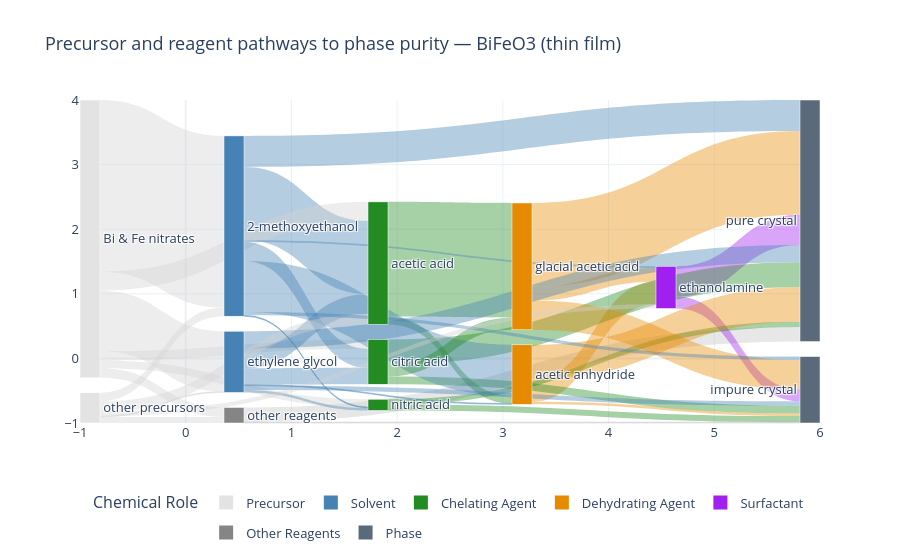

Source (notebook cell):
### Markdown cell above
### Figure 3a | Sankey diagram of precursor and reagent choice vs. phase purity outcome

### Code cell
# FIGURE 3a — Sankey: precursor and reagent choice vs. phase purity outcome

import plotly.graph_objects as go
from collections import defaultdict

target_formula = TARGET_FORMULA
target_form    = TARGET_FORM

filtered_data = [
    d for d in records
    if d.get("protocol", {}).get("target", {}).get("material_formula") == target_formula and
    d.get("protocol", {}).get("target", {}).get("material_form", "").lower() == target_form and
    any(p.get("material_formula") for p in d.get("protocol", {}).get("metal_precursors", [])) and
    d.get("phase_purity", {}).get("classification") in ["Pure", "Impure"]   # excludes "Insufficient info"
]

nodes = [
    "Bi & Fe nitrates", "other precursors",              # Precursors (0,1)
    "2-methoxyethanol", "ethylene glycol",               # Solvents (2,3)
    "citric acid", "acetic acid", "nitric acid",         # Chelating (4,5,6)
    "acetic anhydride", "glacial acetic acid",           # Dehydrating (7,8)
    "ethanolamine",                                      # Surfactant (9)
    "other reagents",                                    # Consolidated Other (10)
    "pure crystal", "impure crystal"                     # Phase (11,12)
]

LEGEND_COLORS = {
    "Precursor": "#e3e3e3",
    "Solvent": "#4682b4",
    "Chelating Agent": "#228b22",
    "Dehydrating Agent": "#e68a00",
    "Surfactant": "#a020f0",
    "Other Reagents": "#858585",
    "Phase": "#5A6A7A"
}

node_colors = [
    LEGEND_COLORS["Precursor"], LEGEND_COLORS["Precursor"],
    LEGEND_COLORS["Solvent"], LEGEND_COLORS["Solvent"],
    LEGEND_COLORS["Chelating Agent"], LEGEND_COLORS["Chelating Agent"], LEGEND_COLORS["Chelating Agent"],
    LEGEND_COLORS["Dehydrating Agent"], LEGEND_COLORS["Dehydrating Agent"],
    LEGEND_COLORS["Surfactant"],
    LEGEND_COLORS["Other Reagents"],
    LEGEND_COLORS["Phase"], LEGEND_COLORS["Phase"]
]

link_color_map = {
    0: "rgba(211, 211, 211, 0.4)", 1: "rgba(211, 211, 211, 0.4)",
    2: "rgba(70, 130, 180, 0.4)",  3: "rgba(70, 130, 180, 0.4)",
    4: "rgba(34, 139, 34, 0.4)",   5: "rgba(34, 139, 34, 0.4)", 6: "rgba(34, 139, 34, 0.4)",
    7: "rgba(230, 138, 0, 0.4)",   8: "rgba(230, 138, 0, 0.4)",
    9: "rgba(160, 32, 240, 0.4)",
    10: "rgba(176, 176, 176, 0.3)"
}

def get_idx(name): return nodes.index(name)
sankey_map = defaultdict(int)

for entry in filtered_data:
    is_nitrate = any("NO3" in comp.get("species", {})
                     for p in entry.get("protocol", {}).get("metal_precursors", [])
                     for comp in p.get("composition", []))
    p_node = "Bi & Fe nitrates" if is_nitrate else "other precursors"

    cids = {r.get("pubchem_CID") for r in entry.get("protocol", {}).get("reagents", []) if r.get("pubchem_CID")}

    s_node = "2-methoxyethanol" if 8019 in cids else "ethylene glycol" if 174 in cids else None
    c_node = "citric acid" if 311 in cids else "acetic acid" if 176 in cids else "nitric acid" if 944 in cids else None
    d_node = "acetic anhydride" if 7918 in cids else "glacial acetic acid" if 176 in cids else None
    a_node = "ethanolamine" if 700 in cids else None

    outcome = "pure crystal" if entry.get("phase_purity", {}).get("classification") == "Pure" else "impure crystal"

    path = [s_node, c_node, d_node, a_node]
    active_nodes = [node for node in path if node is not None]

    if not active_nodes:
        sankey_map[(p_node, "other reagents")] += 1
        sankey_map[("other reagents", outcome)] += 1
    else:
        current = p_node
        for next_node in active_nodes:
            sankey_map[(current, next_node)] += 1
            current = next_node
        sankey_map[(current, outcome)] += 1

sources, targets, values, link_colors = [], [], [], []
for (src, tgt), val in sankey_map.items():
    s_idx = get_idx(src)
    sources.append(s_idx)
    targets.append(get_idx(tgt))
    values.append(val)
    link_colors.append(link_color_map.get(s_idx, "rgba(200, 200, 200, 0.2)"))

fig = go.Figure()
fig.add_trace(go.Sankey(
    node=dict(pad=15, thickness=20, line=dict(color="white", width=0.5), label=nodes, color=node_colors),
    link=dict(source=sources, target=targets, value=values, color=link_colors)
))

for label, color in LEGEND_COLORS.items():
    fig.add_trace(go.Scatter(x=[None], y=[None], mode='markers',
        marker=dict(size=14, color=color, symbol='square'),
        legendgroup=label, showlegend=True, name=label))

fig.update_layout(
    title_text=f"Precursor and reagent pathways to phase purity — {target_formula} ({target_form})",
    font_size=13, template="plotly_white",
    legend=dict(title="Chemical Role", orientation="h", y=-0.2, x=0.5, xanchor="center")
)

fig.show()

### Figure 1 — Plotly figure (JSON) as saved in the notebook; plotly's stock layout.template omitted (floating-point values rounded to 4 significant figures)
{"data": [{"link": {"color": ["rgba(211, 211, 211, 0.4)", "rgba(70, 130, 180, 0.4)", "rgba(34, 139, 34, 0.4)", "rgba(230, 138, 0, 0.4)", "rgba(211, 211, 211, 0.4)", "rgba(176, 176, 176, 0.3)", "rgba(211, 211, 211, 0.4)", "rgba(70, 130, 180, 0.4)", "rgba(34, 139, 34, 0.4)", "rgba(230, 138, 0, 0.4)", "rgba(160, 32, 240, 0.4)", "rgba(230, 138, 0, 0.4)", "rgba(160, 32, 240, 0.4)", "rgba(211, 211, 211, 0.4)", "rgba(70, 130, 180, 0.4)", "rgba(34, 139, 34, 0.4)", "rgba(34, 139, 34, 0.4)", "rgba(211, 211, 211, 0.4)", "rgba(211, 211, 211, 0.4)", "rgba(34, 139, 34, 0.4)", "rgba(70, 130, 180, 0.4)", "rgba(70, 130, 180, 0.4)", "rgba(230, 138, 0, 0.4)", "rgba(70, 130, 180, 0.4)", "rgba(230, 138, 0, 0.4)", "rgba(211, 211, 211, 0.4)", "rgba(70, 130, 180, 0.4)", "rgba(211, 211, 211, 0.4)", "rgba(211, 211, 211, 0.4)", "rgba(34, 139, 34, 0.4)", "rgba(70, 130, 180, 0.4)", "rgba(211, 211, 211, 0.4)", "rgba(70, 130, 180, 0.4)", "rgba(70, 130, 180, 0.4)", "rgba(34, 139, 34, 0.4)", "rgba(70, 130, 180, 0.4)", "rgba(211, 211, 211, 0.4)", "rgba(70, 130, 180, 0.4)", "rgba(176, 176, 176, 0.3)", "rgba(230, 138, 0, 0.4)", "rgba(70, 130, 180, 0.4)"], "source": [0, 2, 5, 8, 1, 10, 1, 2, 5, 7, 9, 8, 9, 0, 3, 4, 4, 0, 0, 6, 3, 2, 7, 3, 8, 0, 2, 1, 1, 4, 2, 0, 3, 2, 6, 3, 1, 2, 10, 7, 3], "target": [2, 5, 8, 11, 10, 11, 2, 11, 7, 9, 11, 9, 12, 3, 4, 11, 12, 4, 6, 11, 11, 7, 11, 5, 12, 5, 4, 3, 5, 8, 12, 10, 12, 6, 12, 6, 9, 9, 12, 12, 7], "value": [199, 85, 133, 97, 7, 17, 10, 36, 9, 26, 35, 16, 14, 70, 19, 29, 9, 11, 9, 6, 20, 59, 40, 23, 34, 22, 22, 1, 12, 14, 4, 11, 5, 1, 7, 3, 5, 2, 1, 3, 1]}, "node": {"color": ["#e3e3e3", "#e3e3e3", "#4682b4", "#4682b4", "#228b22", "#228b22", "#228b22", "#e68a00", "#e68a00", "#a020f0", "#858585", "#5A6A7A", "#5A6A7A"], "label": ["Bi & Fe nitrates", "other precursors", "2-methoxyethanol", "ethylene glycol", "citric acid", "acetic acid", "nitric acid", "acetic anhydride", "glacial acetic acid", "ethanolamine", "other reagents", "pure crystal", "impure crystal"], "line": {"color": "white", "width": 0.5}, "pad": 15, "thickness": 20}, "type": "sankey"}, {"legendgroup": "Precursor", "marker": {"color": "#e3e3e3", "size": 14, "symbol": "square"}, "mode": "markers", "name": "Precursor", "showlegend": true, "type": "scatter", "x": [null], "y": [null]}, {"legendgroup": "Solvent", "marker": {"color": "#4682b4", "size": 14, "symbol": "square"}, "mode": "markers", "name": "Solvent", "showlegend": true, "type": "scatter", "x": [null], "y": [null]}, {"legendgroup": "Chelating Agent", "marker": {"color": "#228b22", "size": 14, "symbol": "square"}, "mode": "markers", "name": "Chelating Agent", "showlegend": true, "type": "scatter", "x": [null], "y": [null]}, {"legendgroup": "Dehydrating Agent", "marker": {"color": "#e68a00", "size": 14, "symbol": "square"}, "mode": "markers", "name": "Dehydrating Agent", "showlegend": true, "type": "scatter", "x": [null], "y": [null]}, {"legendgroup": "Surfactant", "marker": {"color": "#a020f0", "size": 14, "symbol": "square"}, "mode": "markers", "name": "Surfactant", "showlegend": true, "type": "scatter", "x": [null], "y": [null]}, {"legendgroup": "Other Reagents", "marker": {"color": "#858585", "size": 14, "symbol": "square"}, "mode": "markers", "name": "Other Reagents", "showlegend": true, "type": "scatter", "x": [null], "y": [null]}, {"legendgroup": "Phase", "marker": {"color": "#5A6A7A", "size": 14, "symbol": "square"}, "mode": "markers", "name": "Phase", "showlegend": true, "type": "scatter", "x": [null], "y": [null]}], "layout": {"font": {"size": 13}, "legend": {"orientation": "h", "title": {"text": "Chemical Role"}, "x": 0.5, "xanchor": "center", "y": -0.2}, "title": {"text": "Precursor and reagent pathways to phase purity — BiFeO3 (thin film)"}}}
